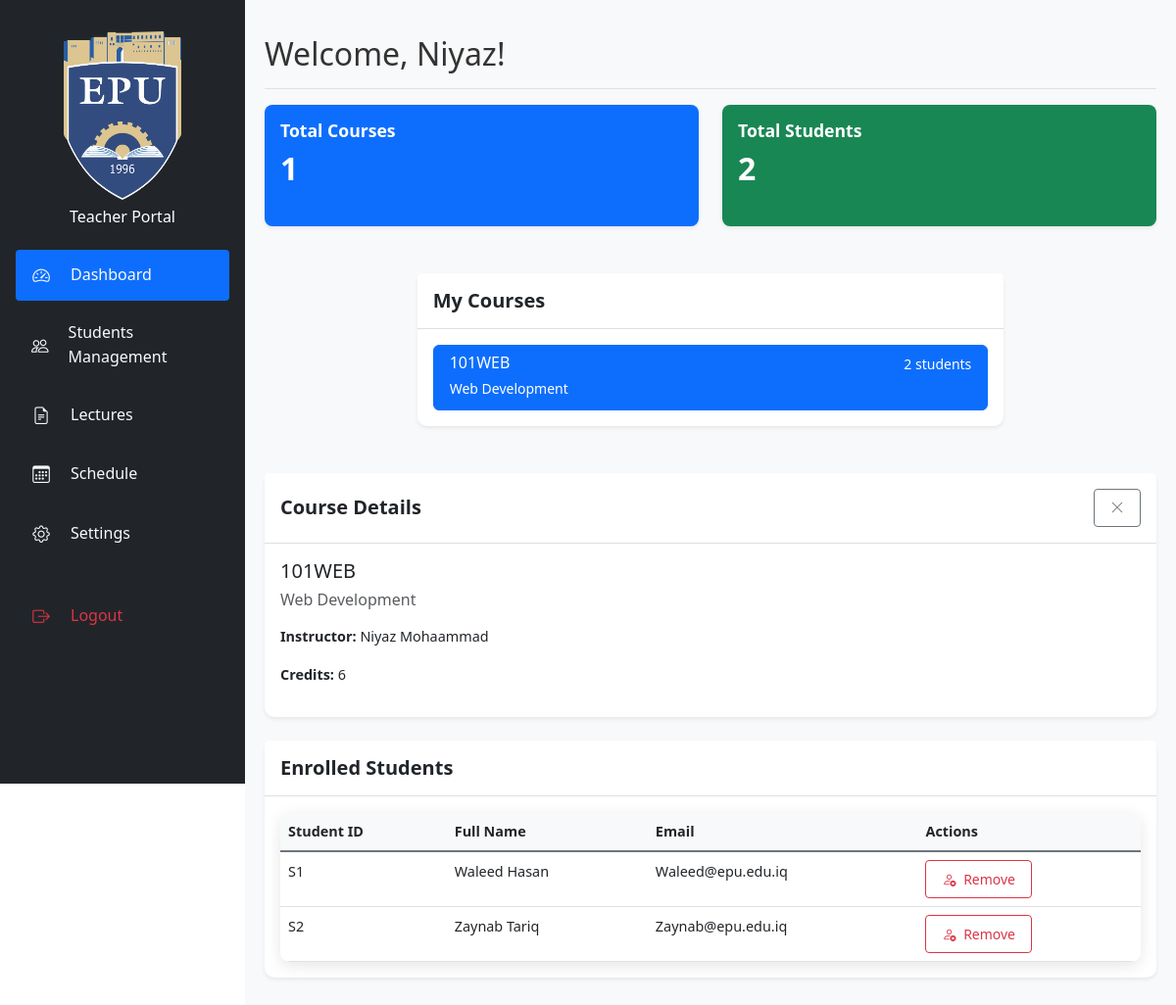
/src/teacher/teacher_dashboard.php?course_id=31 (signed in), run on the app's committed database.
### tables this page shows
CREATE TABLE `teachers` (
  `id` int(11) NOT NULL,
  `teacher_id` varchar(20) NOT NULL,
  `first_name` varchar(50) NOT NULL,
  `last_name` varchar(50) NOT NULL,
  `password` varchar(255) NOT NULL,
  `email` varchar(100) NOT NULL,
  `full_name` varchar(100) NOT NULL,
  `department` varchar(100) NOT NULL,
  `specialization` varchar(100) NOT NULL,
  `remember_token` varchar(64) DEFAULT NULL,
  `token_expiry` datetime DEFAULT NULL,
  `created_at` timestamp NOT NULL DEFAULT current_timestamp(),
  `updated_at` timestamp NOT NULL DEFAULT current_timestamp() ON UPDATE current_timestamp()
);

CREATE TABLE `courses` (
  `id` int(11) NOT NULL,
  `course_code` varchar(20) NOT NULL,
  `course_name` varchar(100) NOT NULL,
  `instructor` varchar(100) NOT NULL,
  `schedule` varchar(100) NOT NULL,
  `department` varchar(100) NOT NULL,
  `credits` int(11) NOT NULL,
  `description` text DEFAULT NULL,
  `created_at` timestamp NOT NULL DEFAULT current_timestamp(),
  `updated_at` timestamp NOT NULL DEFAULT current_timestamp() ON UPDATE current_timestamp()
);

CREATE TABLE `students` (
  `id` int(11) NOT NULL,
  `student_id` varchar(20) NOT NULL,
  `first_name` varchar(50) NOT NULL,
  `last_name` varchar(50) NOT NULL,
  `password` varchar(255) NOT NULL,
  `email` varchar(100) NOT NULL,
  `full_name` varchar(100) NOT NULL,
  `department` varchar(100) NOT NULL,
  `year` int(11) NOT NULL,
  `remember_token` varchar(64) DEFAULT NULL,
  `token_expiry` datetime DEFAULT NULL,
  `created_at` timestamp NOT NULL DEFAULT current_timestamp(),
  `updated_at` timestamp NOT NULL DEFAULT current_timestamp() ON UPDATE current_timestamp(),
  `degree` varchar(100) DEFAULT NULL
);

### src/teacher/teacher_dashboard.php (the view, shortened to what this page needs)
<?php
$db = get_db_connection();
$teacher_id = $_SESSION['user_id'];
$stmt = $db->prepare("SELECT * FROM teachers WHERE id = ?");
$stmt->bind_param("i", $teacher_id);
$stmt->execute();
$teacher = $stmt->get_result()->fetch_assoc();
$stmt = $db->prepare("SELECT COUNT(*) as count FROM courses WHERE instructor = ?");
$stmt->bind_param("s", $teacher['full_name']);
$stmt->execute();
$total_courses = $stmt->get_result()->fetch_assoc()['count'];
$stmt = $db->prepare("
    SELECT COUNT(DISTINCT e.student_id) as count
    FROM enrollments e
    JOIN courses c ON e.course_id = c.id
    WHERE c.instructor = ? AND e.status = 'approved'
");
$stmt->bind_param("s", $teacher['full_name']);
$stmt->execute();
$total_students = $stmt->get_result()->fetch_assoc()['count'];
$stmt = $db->prepare("
    SELECT t.*, c.*, COUNT(DISTINCT e.student_id) as enrolled_students
    FROM teachers t
    LEFT JOIN courses c ON c.instructor = t.full_name
    LEFT JOIN enrollments e ON c.id = e.course_id
    WHERE t.id = ?
    GROUP BY c.id
    ORDER BY c.course_code
");
$stmt->bind_param("i", $teacher_id);
$stmt->execute();
$courses = $stmt->get_result();
$selected_course = null;
$enrolled_students = null;
if (isset($_GET['course_id'])) {
    $stmt = $db->prepare("
        SELECT c.*
        FROM courses c
        WHERE c.id = ? AND c.instructor = (SELECT full_name FROM teachers WHERE id = ?)
    ");
    $stmt->bind_param("ii", $_GET['course_id'], $teacher_id);
    $stmt->execute();
    $selected_course = $stmt->get_result()->fetch_assoc();
    if ($selected_course) {
        $stmt = $db->prepare("
            SELECT s.*, CONCAT(s.first_name, ' ', s.last_name) AS full_name
            FROM students s
            JOIN enrollments e ON s.id = e.student_id
            WHERE e.course_id = ?
            ORDER BY s.first_name, s.last_name
        ");
        $stmt->bind_param("i", $_GET['course_id']);
        $stmt->execute();
        $enrolled_students = $stmt->get_result();
    }
}
?>
<!DOCTYPE html>
<html lang="en">
<head>
    <link href="https://cdn.jsdelivr.net/npm/bootstrap@5.3.0/dist/css/bootstrap.min.css" rel="stylesheet">
    <link rel="stylesheet" href="https://cdn.jsdelivr.net/npm/bootstrap-icons@1.7.2/font/bootstrap-icons.css">
    <link rel="stylesheet" href="../assets/css/style.css">
    <link rel="stylesheet" href="../assets/css/teacher.css">
</head>
<body>
    <div class="container-fluid">
        <div class="row">
            <?php include 'sidebar.php'; ?>
            <div class="col-md-9 col-lg-10 main-content">
                <div class="d-flex justify-content-between flex-wrap flex-md-nowrap align-items-center pt-3 pb-2 mb-3 border-bottom">
                    <h1 class="h2">Welcome, <?php echo htmlspecialchars($teacher['first_name']); ?>!</h1>
                </div>
                <div class="row mb-4">
                    <div class="col-md-6 mb-4">
                        <div class="card dashboard-card bg-primary text-white">
                            <div class="card-body">
                                <h5 class="card-title text-white">Total Courses</h5>
                                <p class="card-text display-6"><?php echo $total_courses; ?></p>
                            </div>
                        </div>
                    </div>
                    <div class="col-md-6 mb-4">
                        <div class="card dashboard-card bg-success text-white">
                            <div class="card-body">
                                <h5 class="card-title text-white">Total Students</h5>
                                <p class="card-text display-6"><?php echo $total_students; ?></p>
                            </div>
                        </div>
                    </div>
                </div>
                <div class="row justify-content-center">
                    <div class="col-md-8">
                        <div class="card">
                            <div class="card-header">
                                <h5 class="card-title mb-0">My Courses</h5>
                            </div>
                            <div class="card-body">
                                <?php if ($courses->num_rows > 0): ?>
                                    <div class="list-group">
                                        <?php while ($course = $courses->fetch_assoc()): ?>
                                            <a href="javascript:void(0)"
                                               onclick="toggleCourseDetails(<?= $course['id'] ?>)"
                                               class="list-group-item list-group-item-action <?= (isset($_GET['course_id']) && $_GET['course_id'] == $course['id']) ? 'active' : '' ?>">
                                                <div class="d-flex w-100 justify-content-between">
                                                    <h6 class="mb-1"><?= htmlspecialchars($course['course_code']) ?></h6>
                                                    <small><?= $course['enrolled_students'] ?> students</small>
                                                </div>
                                                <small><?= htmlspecialchars($course['course_name']) ?></small>
                                            </a>
                                        <?php endwhile; ?>
                                    </div>
                                <?php else: ?>
                                    <div class="alert alert-info">
                                        <i class="bi bi-info-circle me-2"></i>You haven't been assigned to any courses yet.
                                    </div>
                                <?php endif; ?>
                            </div>
                        </div>
                    </div>
                </div>
                <?php if ($selected_course): ?>
                <div class="row mt-4 course-details" id="courseDetails">
                    <div class="col-md-12">
                        <div class="card mb-4">
                            <div class="card-header d-flex justify-content-between align-items-center">
                                <h5 class="card-title mb-0">Course Details</h5>
                                <button class="btn btn-sm btn-outline-secondary" onclick="toggleCourseDetails()">
                                    <i class="bi bi-x-lg"></i>
                                </button>
                            </div>
                            <div class="card-body">
                                <h5><?= htmlspecialchars($selected_course['course_code']) ?></h5>
                                <h6 class="text-muted mb-3"><?= htmlspecialchars($selected_course['course_name']) ?></h6>
                                <p><strong>Instructor:</strong> <?= htmlspecialchars($selected_course['instructor']) ?></p>
                                <p><strong>Credits:</strong> <?= htmlspecialchars($selected_course['credits']) ?></p>
                            </div>
                        </div>
                        <div class="card">
                            <div class="card-header">
                                <h5 class="card-title mb-0">Enrolled Students</h5>
                            </div>
                            <div class="card-body">
                                <?php if ($enrolled_students && $enrolled_students->num_rows > 0): ?>
                                    <div class="table-responsive">
                                        <table class="table table-hover">
                                            <thead>
                                                <tr>
                                                    <th>Student ID</th>
                                                    <th>Full Name</th>
                                                    <th>Email</th>
                                                    <th>Actions</th>
                                                </tr>
                                            </thead>
                                            <tbody>
                                                <?php while ($student = $enrolled_students->fetch_assoc()): ?>
                                                    <tr>
                                                        <td><?= htmlspecialchars($student['student_id']) ?></td>
                                                        <td><?= htmlspecialchars($student['full_name']) ?></td>
                                                        <td><?= htmlspecialchars($student['email']) ?></td>
                                                        <td>
                                                            <button class="btn btn-sm btn-outline-danger"
                                                                    onclick="removeStudent(<?= $student['id'] ?>)">
                                                                <i class="bi bi-person-x me-1"></i> Remove
                                                            </button>
                                                        </td>
                                                    </tr>
                                                <?php endwhile; ?>
                                            </tbody>
                                        </table>
                                    </div>
                                <?php endif; ?>
                            </div>
                        </div>
                    </div>
                </div>
                <?php endif; ?>
            </div>
        </div>
    </div>
</body>
</html>

### src/assets/css/style.css (style rules this page uses)
:root { --primary-color: #0d6efd; --secondary-color: #6c757d; --success-color: #198754; --danger-color: #dc3545; --warning-color: #ffc107; --info-color: #0dcaf0; --light-color: #f8f9fa; --dark-color: #212529; --sidebar-width: 250px; --header-height: 60px; }
html { font-size: 16px; }
body { font-family: 'Segoe UI', Tahoma, Geneva, Verdana, sans-serif; line-height: 1.6; color: #333; min-height: 100vh; display: flex; flex-direction: column; overflow-x: hidden; }
.card { border: none; border-radius: 10px; transition: transform 0.3s ease, box-shadow 0.3s ease; margin-bottom: 1rem; }
.btn { border-radius: 5px; padding: 10px 20px; transition: all 0.3s ease; }
.bg-primary { background-color: var(--primary-color) !important; }
.bg-success { background-color: var(--success-color) !important; }
.table-responsive { border-radius: 10px; box-shadow: 0 4px 15px rgba(0, 0, 0, 0.1); }
.table { margin-bottom: 0; }
.main-content { margin-left: var(--sidebar-width); transition: margin-left 0.3s ease; width: calc(100% - var(--sidebar-width)); }
.dashboard-card { transition: transform 0.2s; border: none; border-radius: 0.5rem; }
.dashboard-card .card-title { font-size: 1.1rem; margin-bottom: 0.5rem; }
.dashboard-card .card-text { font-size: 2rem; font-weight: bold; }
.table th { background-color: var(--light-color); border-bottom: 2px solid var(--secondary-color); }
.course-details { font-size: 0.9rem; }
.btn { border-radius: 0.25rem; padding: 0.5rem 1rem; font-weight: 500; }
.btn-outline-secondary { color: var(--secondary-color); border-color: var(--secondary-color); }
.table-responsive { margin-bottom: 1rem; overflow-x: auto; -webkit-overflow-scrolling: touch; }

### src/assets/css/teacher.css (style rules this page uses)
.dashboard-card { transition: transform 0.2s; height: 100%; }
.course-details { transition: all 0.3s ease; }
.main-content { padding: 20px; background-color: #f8f9fa; min-height: 100vh; transition: margin-left 0.3s ease; }
.card { box-shadow: 0 0.125rem 0.25rem rgba(0, 0, 0, 0.075); border: none; margin-bottom: 1.5rem; }
.card-header { background-color: #fff; border-bottom: 1px solid rgba(0, 0, 0, 0.125); padding: 1rem; }
.card-title { margin-bottom: 0; color: #212529; font-weight: 600; }
.table-responsive { margin-bottom: 0; }
.table th { background-color: #f8f9fa; font-weight: 600; }
.bg-success { background-color: #198754 !important; color: #fff !important; }
.table th { font-weight: 600; background-color: #f8f9fa; }

### data on the page
teachers: first_name "Niyaz", courses.course_code "101WEB", enrolled_students "2", courses.course_name "Web Development"
courses: course_code "101WEB", course_name "Web Development", instructor "Niyaz Mohaammad", credits "6"
students: student "S1", full_name "Waleed Hasan", email "Waleed@epu.edu.iq"
students: student "S2", full_name "Zaynab Tariq", email "Zaynab@epu.edu.iq"

### other printed values
$total_courses "1"
$total_students "2"
